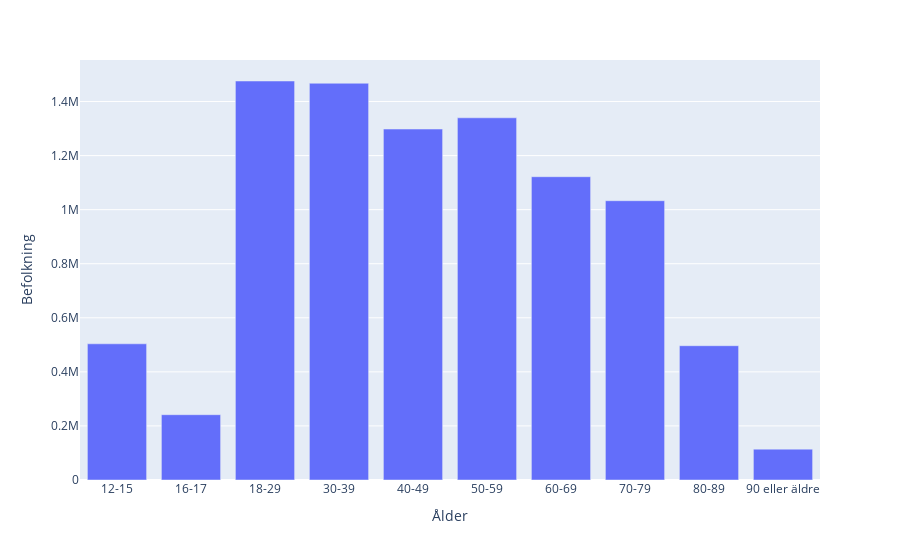

The notebook cell this image was saved under:
### Markdown cell above
## E)

### Code cell
# group the dataframe by age
df_year_group = df_vaccinerade.groupby("Ålder").sum(numeric_only= True)

# plots the graph
fig = px.bar(df_year_group, x=df_year_group.index, y="Befolkning")
fig.show()

### Figure 1 — Plotly figure (JSON) as saved in the notebook; plotly's stock layout.template omitted (floating-point values rounded to 4 significant figures)
{"data": [{"alignmentgroup": "True", "hovertemplate": "Ålder=%{x}<br>Befolkning=%{y}<extra></extra>", "legendgroup": "", "marker": {"color": "#636efa", "pattern": {"shape": ""}}, "name": "", "offsetgroup": "", "orientation": "v", "showlegend": false, "textposition": "auto", "type": "bar", "x": ["12-15", "16-17", "18-29", "30-39", "40-49", "50-59", "60-69", "70-79", "80-89", "90 eller äldre"], "xaxis": "x", "y": [503831, 241539, 1475950, 1467590, 1298156, 1339798, 1121922, 1033113, 496750, 114141], "yaxis": "y"}], "layout": {"barmode": "relative", "legend": {"tracegroupgap": 0}, "margin": {"t": 60}, "xaxis": {"anchor": "y", "domain": [0, 1], "title": {"text": "Ålder"}}, "yaxis": {"anchor": "x", "domain": [0, 1], "title": {"text": "Befolkning"}}}}
